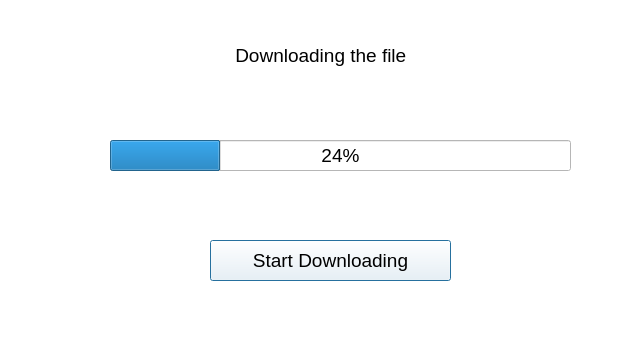
<?xml version="1.0" encoding="UTF-8"?>
<ui version="4.0">
 <class>Dialog</class>
 <widget class="QDialog" name="Dialog">
  <property name="geometry">
   <rect>
    <x>0</x>
    <y>0</y>
    <width>640</width>
    <height>338</height>
   </rect>
  </property>
  <property name="font">
   <font>
    <pointsize>14</pointsize>
   </font>
  </property>
  <property name="windowTitle">
   <string>Dialog</string>
  </property>
  <property name="styleSheet">
   <string notr="true">background-color: rgb(255, 255, 255);</string>
  </property>
  <widget class="QLabel" name="label">
   <property name="geometry">
    <rect>
     <x>230</x>
     <y>40</y>
     <width>181</width>
     <height>31</height>
    </rect>
   </property>
   <property name="font">
    <font>
     <pointsize>14</pointsize>
    </font>
   </property>
   <property name="text">
    <string> Downloading the file</string>
   </property>
  </widget>
  <widget class="QPushButton" name="pushButtonStart">
   <property name="geometry">
    <rect>
     <x>210</x>
     <y>240</y>
     <width>241</width>
     <height>41</height>
    </rect>
   </property>
   <property name="font">
    <font>
     <pointsize>14</pointsize>
    </font>
   </property>
   <property name="text">
    <string>Start Downloading</string>
   </property>
  </widget>
  <widget class="QProgressBar" name="progressBar">
   <property name="geometry">
    <rect>
     <x>110</x>
     <y>140</y>
     <width>461</width>
     <height>31</height>
    </rect>
   </property>
   <property name="font">
    <font>
     <pointsize>14</pointsize>
    </font>
   </property>
   <property name="value">
    <number>24</number>
   </property>
  </widget>
 </widget>
 <resources/>
 <connections/>
</ui>
